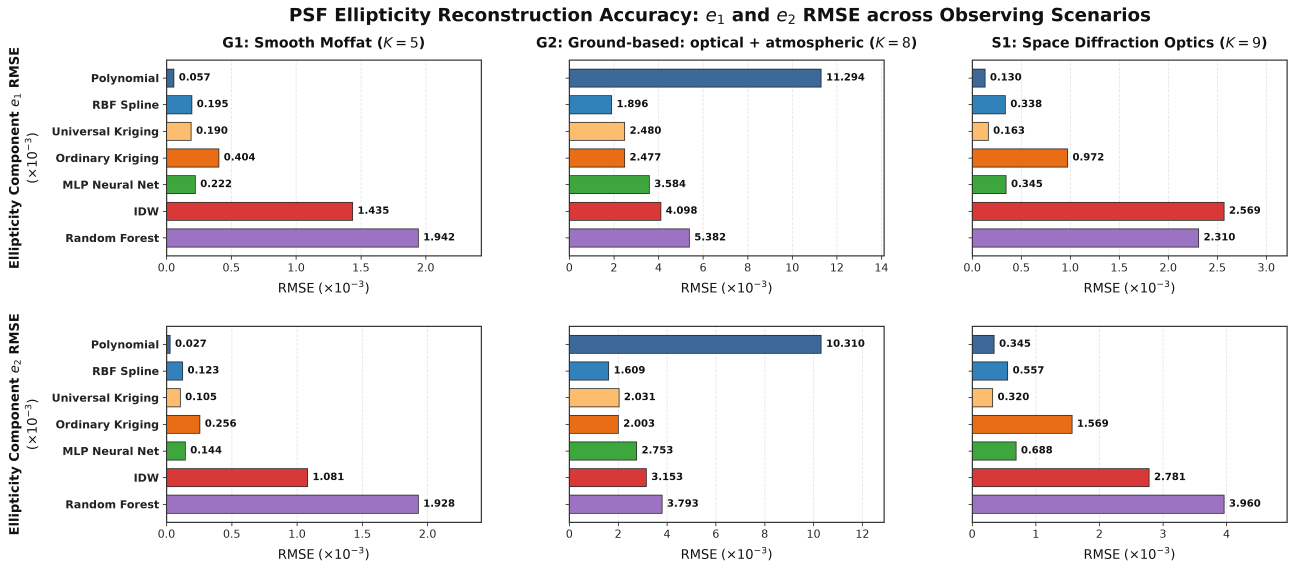
#> input picture psf_spatial_interpolation/images/benchmark_ellipticity_breakdown.png, 5177 x 2278 px, given in place of table_3_raw.png, which was not available (shown at 1/4 size)
$ python generate_table_3_figure.py
#> lines starting #> are read from the running program, lines starting #| are printed output that depends on the picture; pictures that were not available may be replaced by others from this repository, and a replacement may not be noted
#!/usr/bin/env python3
"""
Generate Table 3 image: Leading Reconstruction Methods.
Fixes truncation by optimizing column widths, particularly splitting the first
column (Scenario) over two lines as requested by the author.
Renders to images/table_3.png at 2x resolution (Medium 680px width).
"""

import os
import subprocess
from pathlib import Path
from PIL import Image

PROJECT_ROOT = Path(__file__).resolve().parent.parent
IMAGES_DIR = PROJECT_ROOT / "images"
OUTPUT_PNG = IMAGES_DIR / "table_3.png"

html_content = """<!DOCTYPE html>
<html>
<head>
<meta charset="utf-8">
<style>
  body {
    margin: 0;
    padding: 24px;
    background: #ffffff;
    display: inline-block;
  }
  table {
    border-collapse: collapse;
    width: 680px;
    font-family: Charter, 'Bitstream Charter', Georgia, Cambria, 'Times New Roman', Times, serif;
    color: #292929;
    font-size: 15px;
    line-height: 1.42;
    background: #ffffff;
    border: 1px solid #d0d0d0;
    box-sizing: border-box;
  }
  th, td {
    border: 1px solid #d0d0d0;
    padding: 10px 12px;
    vertical-align: middle;
  }
  th {
    background-color: #f4f4f4;
    font-weight: bold;
    color: #1a1a1a;
    font-size: 15px;
  }
  .col-scenario {
    width: 31%;
    text-align: left;
  }
  .col-algo {
    width: 21%;
    text-align: left;
  }
  .col-erec {
    width: 14%;
    text-align: center;
  }
  .col-rmse-e {
    width: 17%;
    text-align: center;
  }
  .col-rmse-r2 {
    width: 17%;
    text-align: center;
  }
  .scenario-title {
    font-weight: bold;
    color: #111111;
  }
  .scenario-sub {
    font-size: 13.5px;
    color: #444444;
  }
  .algo-sub {
    font-size: 13.5px;
    color: #555555;
  }
</style>
</head>
<body>
<table>
  <thead>
    <tr>
      <th class="col-scenario">Scenario</th>
      <th class="col-algo">Leading Algorithm</th>
      <th class="col-erec"><em>E</em><sub>rec</sub><br>(%)</th>
      <th class="col-rmse-e">Combined<br>RMSE(<em>e</em>)<br>(×10⁻³)</th>
      <th class="col-rmse-r2">RMSE(<em>R</em>²)<br>(px²)</th>
    </tr>
  </thead>
  <tbody>
    <tr>
      <td class="col-scenario">
        <span class="scenario-title">G1: Smooth Moffat</span><br>
        <span class="scenario-sub">(<em>K</em> = 5)</span>
      </td>
      <td class="col-algo">Polynomial<br><span class="algo-sub">(deg 2)</span></td>
      <td class="col-erec">0.045%</td>
      <td class="col-rmse-e"><strong>0.063</strong></td>
      <td class="col-rmse-r2">0.0007</td>
    </tr>
    <tr>
      <td class="col-scenario">
        <span class="scenario-title">G1: Smooth Moffat</span><br>
        <span class="scenario-sub">(<em>K</em> = 5)</span>
      </td>
      <td class="col-algo">Universal Kriging<br><span class="algo-sub">(Quad)</span></td>
      <td class="col-erec"><strong>0.016%</strong></td>
      <td class="col-rmse-e">0.218</td>
      <td class="col-rmse-r2"><strong>0.0001</strong></td>
    </tr>
    <tr>
      <td class="col-scenario">
        <span class="scenario-title">G2: Ground-based:</span><br>
        <span class="scenario-sub">optical + atmospheric (<em>K</em> = 8)</span>
      </td>
      <td class="col-algo">Radial Basis<br>Function</td>
      <td class="col-erec"><strong>0.657%</strong></td>
      <td class="col-rmse-e"><strong>2.487</strong></td>
      <td class="col-rmse-r2"><strong>0.0373</strong></td>
    </tr>
    <tr>
      <td class="col-scenario">
        <span class="scenario-title">G2: Ground-based:</span><br>
        <span class="scenario-sub">optical + atmospheric (<em>K</em> = 8)</span>
      </td>
      <td class="col-algo">Universal Kriging<br><span class="algo-sub">(Quad)</span></td>
      <td class="col-erec">0.795%</td>
      <td class="col-rmse-e">3.206</td>
      <td class="col-rmse-r2">0.0450</td>
    </tr>
    <tr>
      <td class="col-scenario">
        <span class="scenario-title">S1: Space Diffraction</span><br>
        <span class="scenario-sub">Optics (<em>K</em> = 9)</span>
      </td>
      <td class="col-algo">Universal Kriging<br><span class="algo-sub">(Quad)</span></td>
      <td class="col-erec">0.136%</td>
      <td class="col-rmse-e"><strong>0.359</strong></td>
      <td class="col-rmse-r2"><strong>0.0018</strong></td>
    </tr>
    <tr>
      <td class="col-scenario">
        <span class="scenario-title">S1: Space Diffraction</span><br>
        <span class="scenario-sub">Optics (<em>K</em> = 9)</span>
      </td>
      <td class="col-algo">Polynomial<br><span class="algo-sub">(deg 4)</span></td>
      <td class="col-erec"><strong>0.111%</strong></td>
      <td class="col-rmse-e">0.368</td>
      <td class="col-rmse-r2">0.0024</td>
    </tr>
  </tbody>
</table>
</body>
</html>
"""

def generate_table():
    temp_html = PROJECT_ROOT / "scratch" / "temp_table_3.html"
    temp_html.parent.mkdir(parents=True, exist_ok=True)
    with open(temp_html, "w", encoding="utf-8") as f:
        f.write(html_content)

    temp_screenshot = PROJECT_ROOT / "scratch" / "table_3_raw.png"

    cmd = [
        "google-chrome",
        "--headless",
        "--disable-gpu",
        "--force-device-scale-factor=2",
        f"--screenshot={temp_screenshot}",
        "--window-size=1200,1200",
        f"file://{temp_html}"
    ]

    subprocess.run(cmd, check=True, capture_output=True)
#> (this line was passed over: subprocess is not available in this run)

    # Crop tightly to non-white pixels
    im = Image.open(temp_screenshot).convert("RGB")
    width, height = im.size
#> width = 5177; height = 2278
    left, top, right, bottom = width, height, 0, 0
#> left = 5177; top = 2278; right = 0; bottom = 0
    pixels = im.load()
    for y in range(height):
        for x in range(width):
            r, g, b = pixels[x, y]
            if r < 250 or g < 250 or b < 250:
                if x < left: left = x
                if x > right: right = x
                if y < top: top = y
                if y > bottom: bottom = y
#> after the loop, bottom = 2241; left = 34; right = 5150; top = 29

    if left < right and top < bottom:
        crop_box = (max(0, left - 1), max(0, top - 1), min(width, right + 2), min(height, bottom + 2))
#> crop_box = (33, 28, 5152, 2243)
        cropped = im.crop(crop_box)
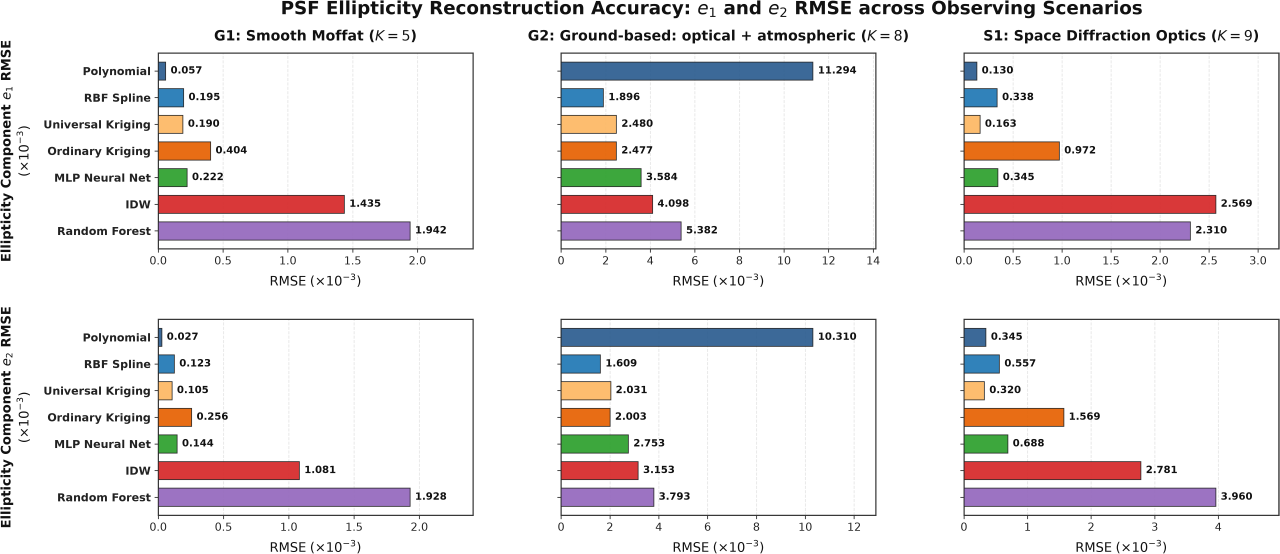
#> cropped: PIL image 5119x2215 RGB (shown at 1/4 size); mean R, G, B 235.1, 230.6, 231.9
        OUTPUT_PNG.parent.mkdir(parents=True, exist_ok=True)
        cropped.save(OUTPUT_PNG, "PNG", optimize=True)
        print(f"[OK] Saved cropped Table 3 image to: {OUTPUT_PNG} (Size: {cropped.size})")
#| [OK] Saved cropped Table 3 image to: psf_spatial_interpolation/images/table_3.png (Size: (5119, 2215))

    if temp_html.exists():
        temp_html.unlink()
    if temp_screenshot.exists():
        temp_screenshot.unlink()

if __name__ == "__main__":
    generate_table()

$ run again, on psf_spatial_interpolation/images/galaxy_psf_convolution_schematic.png
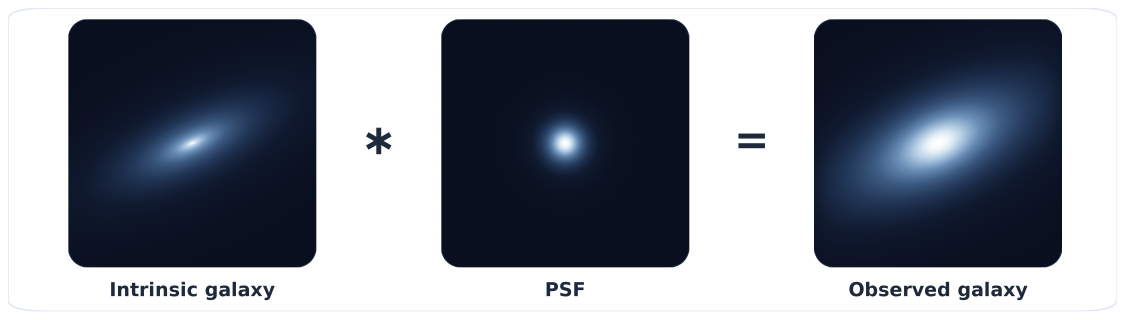
#> input picture psf_spatial_interpolation/images/galaxy_psf_convolution_schematic.png, 3374 x 958 px, given in place of table_3_raw.png, which was not available (shown at 1/3 size)
#> after the loop in generate_table, `for y in range(height):`: bottom = 933; left = 24; right = 3349; top = 24
#> crop_box = (23, 23, 3351, 935)
#> in generate_table, `cropped = im.crop(crop_box)`:
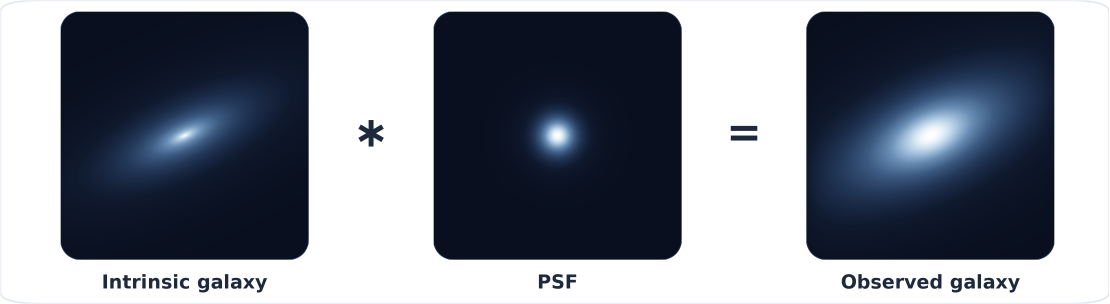
#> cropped: PIL image 3328x912 RGB (shown at 1/3 size); mean R, G, B 124.9, 130.8, 142
#| [OK] Saved cropped Table 3 image to: psf_spatial_interpolation/images/table_3.png (Size: (3328, 912))
